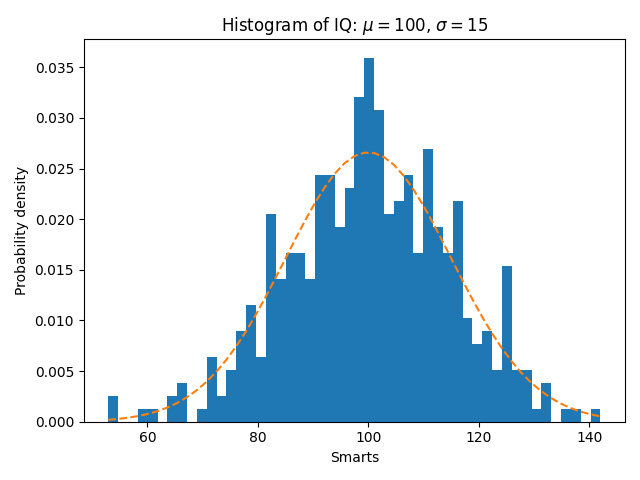

The Python source for this figure:
# In addition to the basic histogram

import numpy as np
import matplotlib.pyplot as plt

np.random.seed(19680801)

# example data
mu = 100  # mean of distribution
sigma = 15  # standard deviation of distribution
x = mu + sigma * np.random.randn(437)

num_bins = 50

fig, ax = plt.subplots()

# the histogram of the data
n, bins, patches = ax.hist(x, num_bins, density=True)

# add a 'best fit' line
y = ((1 / (np.sqrt(2 * np.pi) * sigma)) *
     np.exp(-0.5 * (1 / sigma * (bins - mu))**2))
ax.plot(bins, y, '--')
ax.set_xlabel('Smarts')
ax.set_ylabel('Probability density')
ax.set_title(r'Histogram of IQ: $\mu=100$, $\sigma=15$')

# Tweak spacing to prevent clipping of ylabel
fig.tight_layout()
plt.show()
